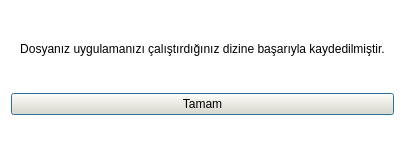
<?xml version="1.0" encoding="UTF-8"?>
<ui version="4.0">
 <class>Dialog</class>
 <widget class="QDialog" name="Dialog">
  <property name="geometry">
   <rect>
    <x>0</x>
    <y>0</y>
    <width>405</width>
    <height>150</height>
   </rect>
  </property>
  <property name="windowTitle">
   <string>Dialog</string>
  </property>
  <property name="styleSheet">
   <string notr="true">#Dialog{
	
	background-color: rgb(255, 255, 255);
	font: 14pt &quot;Rockwell&quot;;
}

QLabel{
font: 8pt &quot;Rockwell&quot;;
}

QPushButton{
font: 10pt &quot;Rockwell&quot;;
background-color: rgba(238, 224, 201,0.8);
}</string>
  </property>
  <layout class="QVBoxLayout" name="verticalLayout">
   <property name="bottomMargin">
    <number>25</number>
   </property>
   <item>
    <widget class="QLabel" name="dizinBilgi">
     <property name="text">
      <string>Dosyanız uygulamanızı çalıştırdığınız dizine başarıyla kaydedilmiştir.</string>
     </property>
     <property name="alignment">
      <set>Qt::AlignCenter</set>
     </property>
    </widget>
   </item>
   <item>
    <layout class="QHBoxLayout" name="horizontalLayout">
     <property name="spacing">
      <number>15</number>
     </property>
     <property name="bottomMargin">
      <number>10</number>
     </property>
     <item>
      <widget class="QPushButton" name="okBtn">
       <property name="text">
        <string>Tamam</string>
       </property>
      </widget>
     </item>
    </layout>
   </item>
  </layout>
 </widget>
 <resources/>
 <connections/>
</ui>
